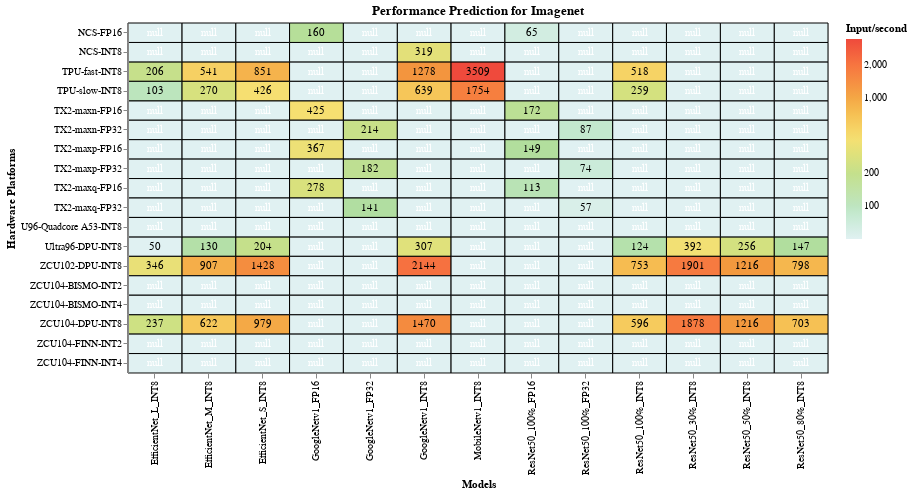

The notebook cell saved with this chart:
### Markdown cell above
For ImageNet, quantization combined with pruning also deliver some of best performance results.

### Code cell
#hide_input
%run scripts/altair_plots.py  #run the heatmaps script
#load imagenet dataset and plot it
heatmap(pd.read_csv("data/cleaned_csv/performance_prediction_imagenet.csv"), 'lightgrey','Performance Prediction for Imagenet')

### Figure 1 — Vega-Lite specification as saved in the notebook (floating-point values rounded to 4 significant figures; data arrays with more than 128 entries replaced by an {"elided": "..."} marker saying what was removed)
{"config": {"view": {"continuousWidth": 400, "continuousHeight": 300}}, "layer": [{"mark": {"type": "rect", "invalid": null, "stroke": "black", "strokeWidth": 1}, "encoding": {"color": {"type": "quantitative", "field": "values", "scale": {"scheme": "lightmulti", "type": "log"}, "title": "Input/second"}, "tooltip": [{"type": "quantitative", "field": "values", "title": "Input/sec"}, {"type": "nominal", "field": "x", "title": "Model"}, {"type": "nominal", "field": "y", "title": "Hardware Platform"}], "x": {"type": "ordinal", "field": "x", "title": "Models"}, "y": {"type": "ordinal", "field": "y", "title": "Hardware Platforms"}}, "height": 350, "selection": {"selector006": {"type": "single", "on": "mouseover", "nearest": true}}, "title": "Performance Prediction for Imagenet", "width": 700}, {"mark": {"type": "text", "color": "white"}, "encoding": {"color": {"condition": {"value": "black", "test": "(datum.values > 1)"}, "value": "white"}, "text": {"type": "quantitative", "field": "values", "format": ".0f"}, "tooltip": [{"type": "quantitative", "field": "values", "format": ".0f", "title": "Input/sec"}, {"type": "nominal", "field": "x", "title": "Model"}, {"type": "nominal", "field": "y", "title": "Hardware Platform"}], "x": {"type": "ordinal", "field": "x", "title": "Models"}, "y": {"type": "ordinal", "field": "y", "title": "Hardware Platforms"}}}], "data": {"name": "data-7dbf82fa16d35d2d0060bba2d19f9d1b"}, "$schema": "https://vega.github.io/schema/vega-lite/v4.0.2.json", "datasets": {"data-7dbf82fa16d35d2d0060bba2d19f9d1b": {"elided": "234 records"}}}
